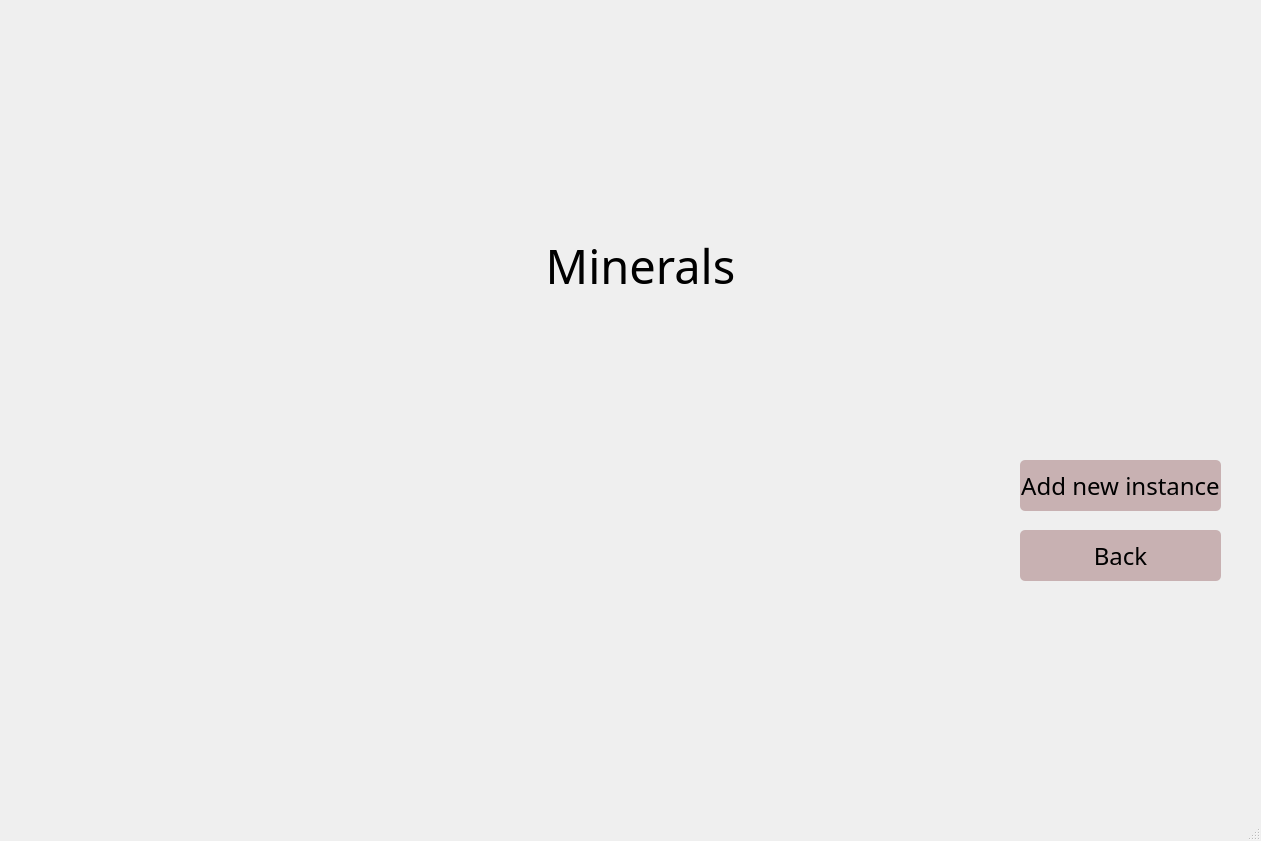
<?xml version="1.0" encoding="UTF-8"?>
<ui version="4.0">
 <class>MainWindow</class>
 <widget class="QMainWindow" name="MainWindow">
  <property name="geometry">
   <rect>
    <x>0</x>
    <y>0</y>
    <width>1261</width>
    <height>841</height>
   </rect>
  </property>
  <property name="windowTitle">
   <string>MainWindow</string>
  </property>
  <widget class="QWidget" name="centralwidget">
   <widget class="QLabel" name="label_10">
    <property name="geometry">
     <rect>
      <x>0</x>
      <y>0</y>
      <width>1261</width>
      <height>841</height>
     </rect>
    </property>
    <property name="text">
     <string/>
    </property>
    <property name="pixmap">
     <pixmap>../../Users/maria/Downloads/mnrl.FmiML.jpg</pixmap>
    </property>
   </widget>
   <widget class="QLabel" name="label_4">
    <property name="geometry">
     <rect>
      <x>400</x>
      <y>220</y>
      <width>481</width>
      <height>91</height>
     </rect>
    </property>
    <property name="font">
     <font>
      <family>Felix Titling</family>
      <pointsize>35</pointsize>
     </font>
    </property>
    <property name="lineWidth">
     <number>20</number>
    </property>
    <property name="midLineWidth">
     <number>20</number>
    </property>
    <property name="text">
     <string>Minerals</string>
    </property>
    <property name="alignment">
     <set>Qt::AlignCenter</set>
    </property>
    <property name="wordWrap">
     <bool>false</bool>
    </property>
   </widget>
   <widget class="QPushButton" name="pushButton_6">
    <property name="geometry">
     <rect>
      <x>1020</x>
      <y>530</y>
      <width>201</width>
      <height>51</height>
     </rect>
    </property>
    <property name="font">
     <font>
      <family>Centaur</family>
      <pointsize>18</pointsize>
      <weight>50</weight>
      <italic>false</italic>
      <bold>false</bold>
     </font>
    </property>
    <property name="styleSheet">
     <string notr="true">QPushButton{
background-color: rgb(200, 177, 178);
border: 2px ;
border-radius: 5px;
}</string>
    </property>
    <property name="text">
     <string>Back</string>
    </property>
   </widget>
   <widget class="QWidget" name="gridLayoutWidget">
    <property name="geometry">
     <rect>
      <x>269</x>
      <y>299</y>
      <width>721</width>
      <height>281</height>
     </rect>
    </property>
    <layout class="QGridLayout" name="gridLayout"/>
   </widget>
   <widget class="QPushButton" name="pushButton_7">
    <property name="geometry">
     <rect>
      <x>1020</x>
      <y>460</y>
      <width>201</width>
      <height>51</height>
     </rect>
    </property>
    <property name="font">
     <font>
      <family>Centaur</family>
      <pointsize>18</pointsize>
      <weight>50</weight>
      <italic>false</italic>
      <bold>false</bold>
     </font>
    </property>
    <property name="styleSheet">
     <string notr="true">QPushButton{
background-color: rgb(200, 177, 178);
border: 2px ;
border-radius: 5px;
}</string>
    </property>
    <property name="text">
     <string>Add new instance</string>
    </property>
   </widget>
   <widget class="QLabel" name="label_5">
    <property name="geometry">
     <rect>
      <x>1250</x>
      <y>760</y>
      <width>481</width>
      <height>91</height>
     </rect>
    </property>
    <property name="font">
     <font>
      <family>Felix Titling</family>
      <pointsize>35</pointsize>
     </font>
    </property>
    <property name="lineWidth">
     <number>20</number>
    </property>
    <property name="midLineWidth">
     <number>20</number>
    </property>
    <property name="text">
     <string>Minerals</string>
    </property>
    <property name="alignment">
     <set>Qt::AlignCenter</set>
    </property>
    <property name="wordWrap">
     <bool>false</bool>
    </property>
   </widget>
   <widget class="QPushButton" name="pushButton_8">
    <property name="geometry">
     <rect>
      <x>1870</x>
      <y>1000</y>
      <width>201</width>
      <height>51</height>
     </rect>
    </property>
    <property name="font">
     <font>
      <family>Centaur</family>
      <pointsize>18</pointsize>
      <weight>50</weight>
      <italic>false</italic>
      <bold>false</bold>
     </font>
    </property>
    <property name="styleSheet">
     <string notr="true">QPushButton{
background-color: rgb(200, 177, 178);
border: 2px ;
border-radius: 5px;
}</string>
    </property>
    <property name="text">
     <string>Add new instance</string>
    </property>
   </widget>
   <widget class="QPushButton" name="pushButton_9">
    <property name="geometry">
     <rect>
      <x>1870</x>
      <y>1070</y>
      <width>201</width>
      <height>51</height>
     </rect>
    </property>
    <property name="font">
     <font>
      <family>Centaur</family>
      <pointsize>18</pointsize>
      <weight>50</weight>
      <italic>false</italic>
      <bold>false</bold>
     </font>
    </property>
    <property name="styleSheet">
     <string notr="true">QPushButton{
background-color: rgb(200, 177, 178);
border: 2px ;
border-radius: 5px;
}</string>
    </property>
    <property name="text">
     <string>Back</string>
    </property>
   </widget>
   <widget class="QWidget" name="gridLayoutWidget_2">
    <property name="geometry">
     <rect>
      <x>1119</x>
      <y>839</y>
      <width>721</width>
      <height>281</height>
     </rect>
    </property>
    <layout class="QGridLayout" name="gridLayout_2"/>
   </widget>
  </widget>
  <widget class="QMenuBar" name="menubar">
   <property name="geometry">
    <rect>
     <x>0</x>
     <y>0</y>
     <width>1261</width>
     <height>26</height>
    </rect>
   </property>
  </widget>
  <widget class="QStatusBar" name="statusbar"/>
 </widget>
 <resources/>
 <connections/>
</ui>
